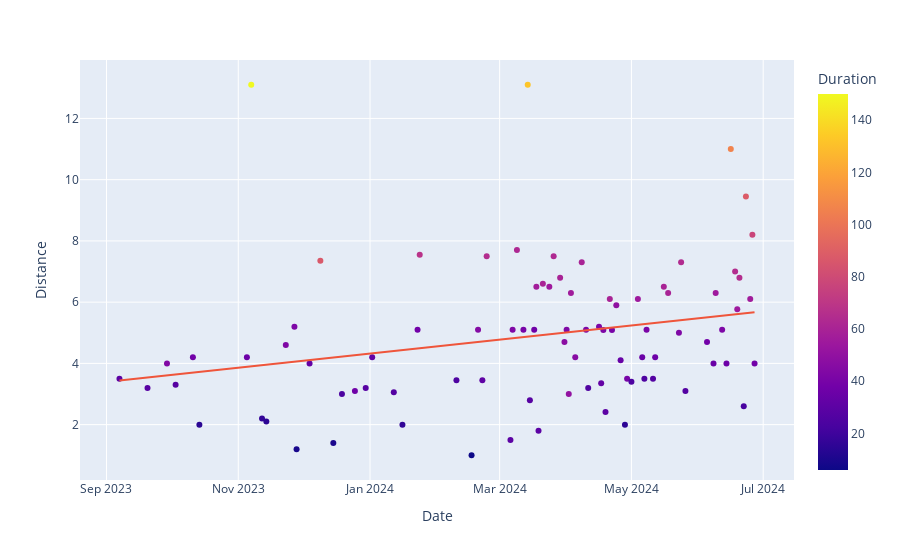

The code cell stored with this chart in its notebook:
### Code cell
px.scatter(df[df['Activity'] == 'Running'], x = 'Date', y = 'Distance', color = 'Duration', trendline = 'ols')
